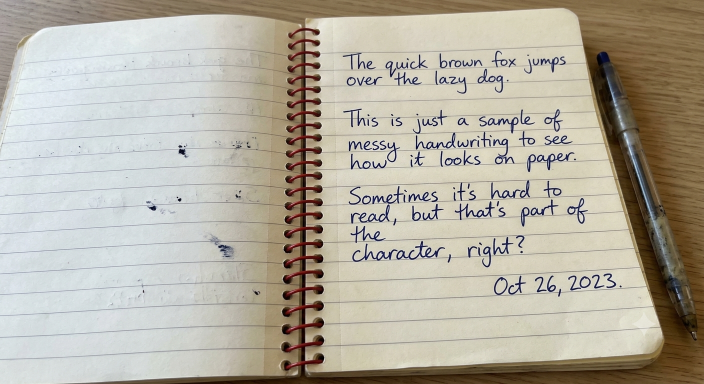
#> input picture data/handwritten.png, 1408 x 768 px (shown at 1/2 size)
$ python -i image_processor.py   (imports and definitions only)
#> lines starting #> are read from the running program, lines starting #| are printed output that depends on the picture; after the words box and inside, x2 and y2 are one past the last pixel; in counts of white or black regions, pixels touching at a corner belong together
import cv2
import numpy as np
from PIL import Image
def preprocess_image(image: Image.Image) -> Image.Image:
    # PIL → OpenCV
    img = np.array(image)
    img = cv2.cvtColor(img, cv2.COLOR_RGB2BGR)
#> img is the input picture: shape (768, 1408, 3); mean B, G, R 161.2, 174.7, 180.4

    # 1. Resize
    height, width = img.shape[:2]
#> height = 768; width = 1408

    target_width = 1600

    if width > target_width:
        scale = target_width / width
        img = cv2.resize(
            img,
            (target_width, int(height * scale)),
            interpolation=cv2.INTER_AREA
        )

    # 2. Grayscale
    gray = cv2.cvtColor(img, cv2.COLOR_BGR2GRAY)
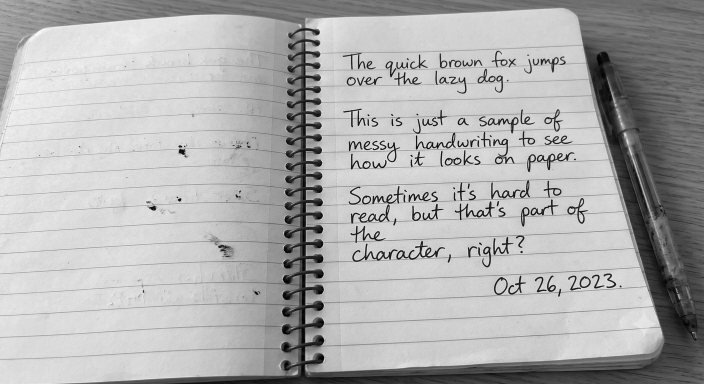
#> gray: shape (768, 1408) (shown at 1/2 size); min 0, max 251, mean 174.8

    # 3. Denoising
    denoised = cv2.fastNlMeansDenoising(
        gray,
        None,
        h=10,
        templateWindowSize=7,
        searchWindowSize=21
    )

    # 4. Contrast enhancement
    clahe = cv2.createCLAHE(
        clipLimit=2.0,
        tileGridSize=(8, 8)
    )

    enhanced = clahe.apply(denoised)
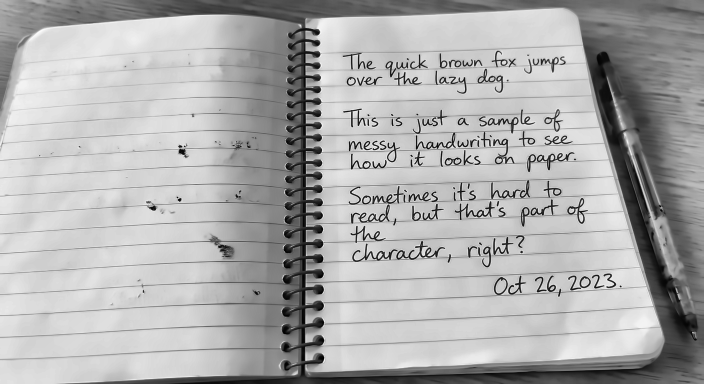
#> enhanced: shape (768, 1408) (shown at 1/2 size); min 0, max 253, mean 173.2

    # 5. Adaptive threshold
    thresholded = cv2.adaptiveThreshold(
        enhanced,
        255,
        cv2.ADAPTIVE_THRESH_GAUSSIAN_C,
        cv2.THRESH_BINARY,
        31,
        11
    )
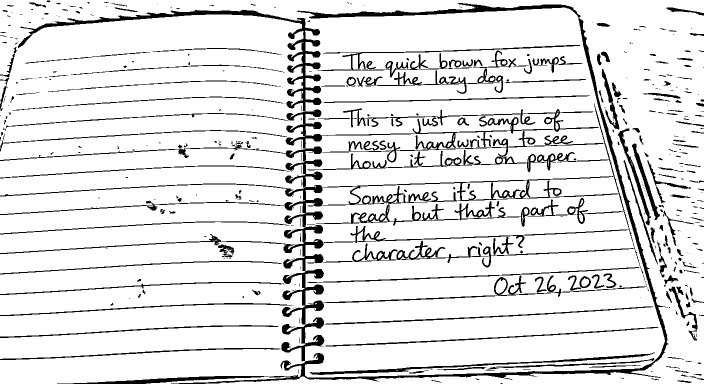
#> thresholded: shape (768, 1408) (shown at 1/2 size); 88.5% white; 513 black regions (303 under 20 px), largest, box (x1, y1, x2, y2) and area: (0, 6, 1337, 768) 50679, (645, 207, 1287, 548) 8111, (632, 402, 1059, 454) 3068

    # OpenCV → PIL
    processed_image = Image.fromarray(thresholded)

    return processed_image

>>> import cv2
>>> picture = cv2.cvtColor(cv2.imread('../../data/handwritten.png'), cv2.COLOR_BGR2RGB)
>>> result = preprocess_image(picture)
